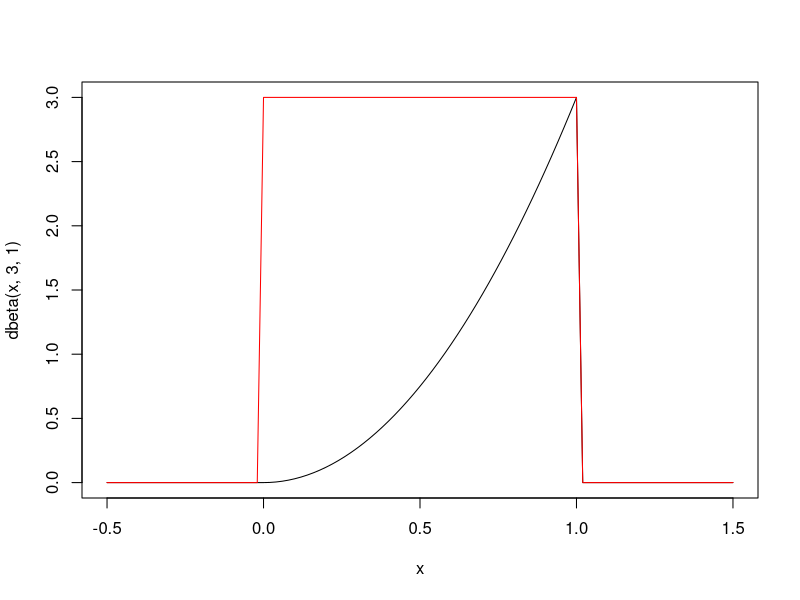

The R source for this figure:
# MÉTODO DE ACEPTACIÓN Y RECHAZO
curve(dbeta(x,3,1), xlim= c(-0.5,1.5))
#curve(dunif(x,0,1), add=TRUE, col="red")
c=3
curve(c* dunif(x,0,1), add=TRUE, col="red")
